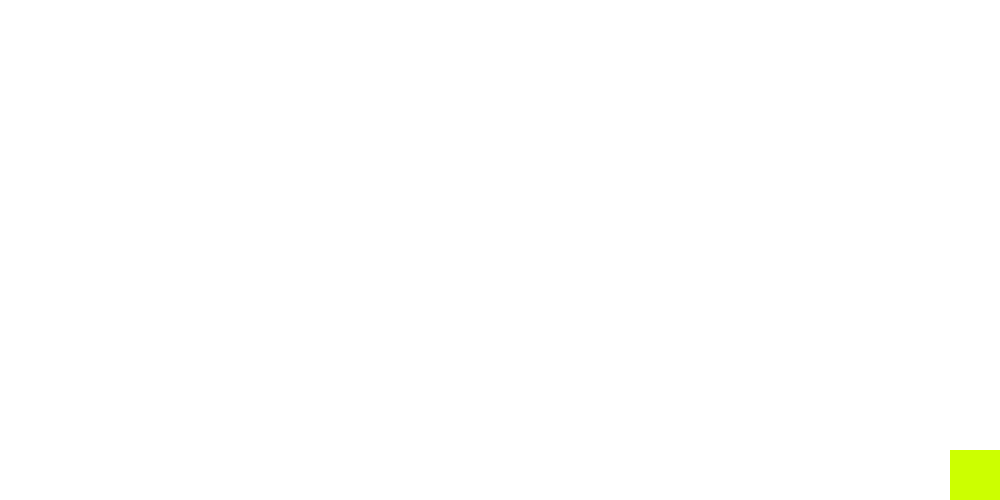
Frame 1 (no input)
Frame 60 (no input): identical to frame 1, image omitted
Frame 120 (the mouse pressed at the canvas centre since frame 60): identical to frame 1, image omitted

The p5.js sketch that drew this single still picture (run headless with seeded random() and noise() and a simulated clock; from frame 60 on, the mouse is pressed at the canvas centre):

// p5.js sketch
// ── sketch.js
const gameWidth = 1000
const gameHeight = 500
const blockSize = 50

class Block {
    constructor(x, y, color) {
        this.x = x
        this.y = y
        this.color = color
    }

    move(dir) {
        if (dir == 'left') {
            this.x = this.x - 5 > 0 ? this.x - 5 : 0
        }
        if (dir == 'right') {
            this.x = this.x + 5 < gameWidth - blockSize ? this.x + 5 : gameWidth - blockSize
        }
    }
}

class Game {
    constructor() {
        this.blocks = [new Block(gameWidth - blockSize, gameHeight - blockSize, 20)]
        this.activeIndex = 0
    }

    moveBlock(dir) {
        //move the last block
        const topBlock = this.blocks[this.blocks.length - 1]
        topBlock.move(dir)
    }

    addBlock() {
        const numberOfBlocks = this.blocks.length

        const newBlock = new Block(gameWidth - blockSize, gameHeight - (numberOfBlocks + 1) * blockSize, (20 + numberOfBlocks * 10) % 100)
        this.blocks.push(newBlock)
    }
}

const game = new Game()

function setup() {
    width = Math.min(windowWidth, gameWidth)
    height = Math.min(windowHeight, gameHeight)

    colorMode(HSL, 100)
    createCanvas(width, height)
    background(0, 100, 100)
}

function draw() {
    background(0, 100, 100)
    noStroke()
    game.blocks.map((block) => {
        fill(block.color, 100, 50)
        rect(block.x, block.y, blockSize, blockSize)
    })

    if (keyIsDown(LEFT_ARROW)) {
        game.moveBlock('left')
    }
    if (keyIsDown(RIGHT_ARROW)) {
        game.moveBlock('right')
    }
}

function keyPressed() {
    if (keyCode === 32) {
        game.addBlock()
        console.log(game.blocks[1])
    }
}
